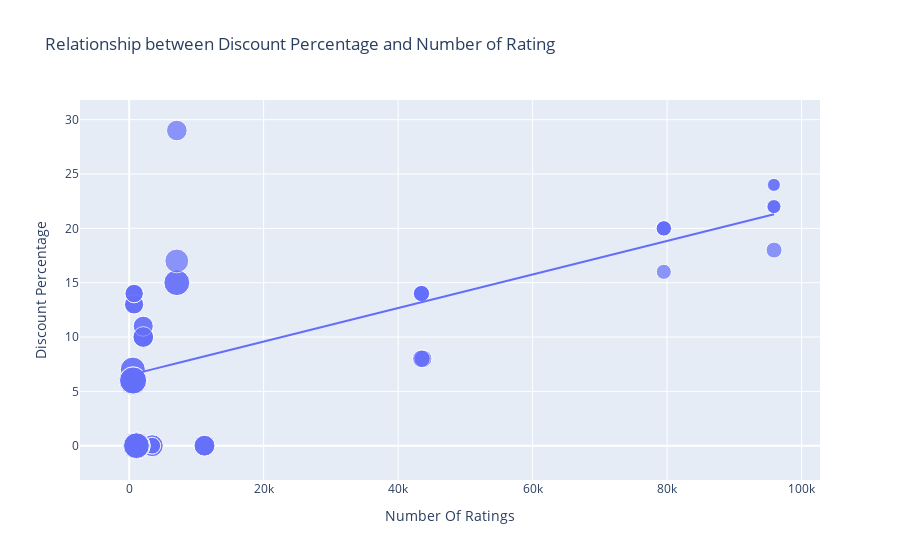

This figure's notebook cell:
### Code cell
figure = px.scatter(data_frame = data,
                    x ='Number Of Ratings' ,
                    y = 'Discount Percentage' , 
                    size='Sale Price',
                    trendline='ols', 
                    title='Relationship between Discount Percentage and Number of Rating')
figure.show()

### Figure 1 — Plotly figure (JSON) as saved in the notebook; plotly's stock layout.template omitted (floating-point values rounded to 4 significant figures)
{"data": [{"hovertemplate": "Number Of Ratings=%{x}<br>Discount Percentage=%{y}<br>Sale Price=%{marker.size}<extra></extra>", "legendgroup": "", "marker": {"color": "#636efa", "size": [49900, 84900, 84900, 77000, 77000, 49900, 49900, 77000, 89900, 41999, 39999, 41999, 41999, 41999, 131900, 117100, 131900, 117100, 74999, 117900, 117100, 117900, 99900, 44999, 140900, 130900, 64900, 120900, 59900, 75900, 110900, 130900, 120900, 64900, 64900, 75900, 75900, 120900, 59900, 120900, 75900, 140900, 70900, 70900, 75900, 59900, 110900, 120900, 130900, 130900, 54999, 54999, 29999, 34999, 34999, 34999, 54999, 29999, 46999, 46999, 46999, 46999], "sizemode": "area", "sizeref": 352.2, "symbol": "circle"}, "mode": "markers", "name": "", "orientation": "v", "showlegend": false, "type": "scatter", "x": [3431, 3431, 3431, 11202, 11202, 3431, 3431, 11202, 1454, 79512, 79512, 79582, 79512, 79512, 1078, 1078, 1078, 1078, 7088, 7088, 1078, 7088, 7081, 95909, 542, 580, 740, 545, 740, 2101, 545, 580, 580, 730, 730, 2101, 2101, 580, 740, 580, 2092, 545, 2101, 2092, 2101, 740, 545, 580, 580, 580, 43707, 43707, 95807, 95909, 95807, 95909, 43470, 95909, 43470, 43470, 43470, 43470], "xaxis": "x", "y": [0, 0, 0, 0, 0, 0, 0, 0, 0, 20, 16, 20, 20, 20, 0, 0, 0, 0, 29, 15, 0, 15, 17, 18, 6, 6, 13, 6, 14, 10, 7, 6, 6, 13, 13, 10, 10, 6, 14, 6, 10, 6, 11, 11, 10, 14, 7, 6, 6, 6, 8, 8, 24, 22, 22, 22, 8, 24, 14, 14, 14, 14], "yaxis": "y"}, {"hovertemplate": "<b>OLS trendline</b><br>Discount Percentage = 0.000154292 * Number Of Ratings + 6.49233<br>R<sup>2</sup>=0.468988<br><br>Number Of Ratings=%{x}<br>Discount Percentage=%{y} <b>(trend)</b><extra></extra>", "legendgroup": "", "marker": {"color": "#636efa", "symbol": "circle"}, "mode": "lines", "name": "", "showlegend": false, "type": "scatter", "x": [542, 545, 545, 545, 545, 580, 580, 580, 580, 580, 580, 580, 580, 730, 730, 740, 740, 740, 740, 1078, 1078, 1078, 1078, 1078, 1454, 2092, 2092, 2101, 2101, 2101, 2101, 2101, 3431, 3431, 3431, 3431, 3431, 7081, 7088, 7088, 7088, 11202, 11202, 11202, 43470, 43470, 43470, 43470, 43470, 43707, 43707, 79512, 79512, 79512, 79512, 79582, 95807, 95807, 95909, 95909, 95909, 95909], "xaxis": "x", "y": [6.576, 6.576, 6.576, 6.576, 6.576, 6.582, 6.582, 6.582, 6.582, 6.582, 6.582, 6.582, 6.582, 6.605, 6.605, 6.607, 6.607, 6.607, 6.607, 6.659, 6.659, 6.659, 6.659, 6.659, 6.717, 6.815, 6.815, 6.816, 6.816, 6.816, 6.816, 6.816, 7.022, 7.022, 7.022, 7.022, 7.022, 7.585, 7.586, 7.586, 7.586, 8.221, 8.221, 8.221, 13.2, 13.2, 13.2, 13.2, 13.2, 13.24, 13.24, 18.76, 18.76, 18.76, 18.76, 18.77, 21.27, 21.27, 21.29, 21.29, 21.29, 21.29], "yaxis": "y"}], "layout": {"autosize": true, "legend": {"itemsizing": "constant", "tracegroupgap": 0}, "title": {"text": "Relationship between Discount Percentage and Number of Rating"}, "xaxis": {"anchor": "y", "autorange": true, "domain": [0, 1], "range": [-6750.0, 102400.0], "title": {"text": "Number Of Ratings"}, "type": "linear"}, "yaxis": {"anchor": "x", "autorange": true, "domain": [0, 1], "range": [-5.213, 33.41], "title": {"text": "Discount Percentage"}, "type": "linear"}}}
